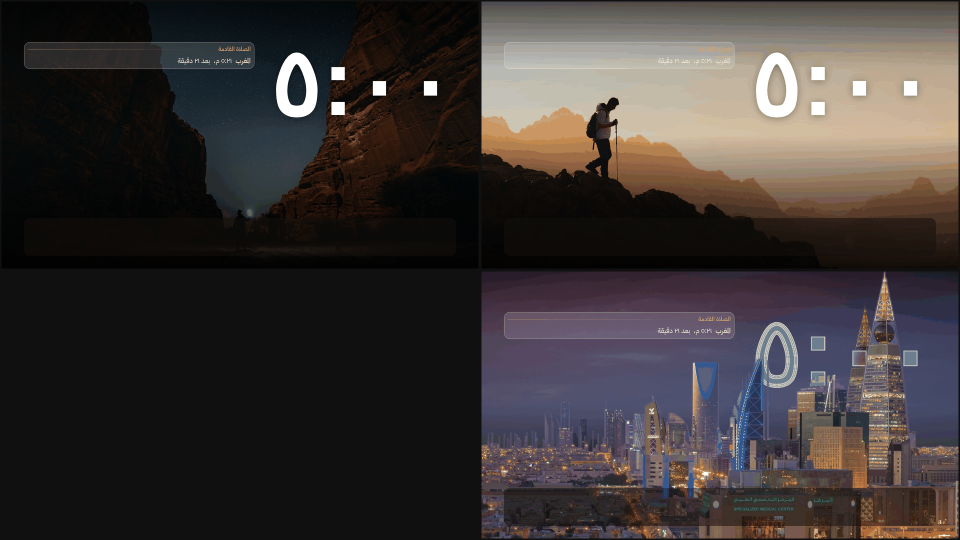
#> input picture docs/cards/01-nextprayer-before-more.png, 1920 x 1080 px, given as the content of the folder 01-nextprayer-before-more.png, which was not available (shown at 1/2 size)
$ python sheet.py 01-nextprayer-before-more.png 01-nextprayer-before.png
#> lines starting #> are read from the running program, lines starting #| are printed output that depends on the picture
"""The review's second picture per card: its other photos side by side (bright, dark, the glass-clock home...), each at half size.
   python3 docs/cards/sheet.py SHOTS_DIR OUT_DIR   (after shoot.mjs with SHEET=SHOTS_DIR)"""
import re, sys, pathlib
from PIL import Image, ImageDraw

src, out = pathlib.Path(sys.argv[1]), pathlib.Path(sys.argv[2])
groups = {}
for f in sorted(src.glob('*.png')):
    m = re.match(r'(\d\d-[a-z0-9-]+?-(?:before|after))-(.+)\.png$', f.name)
    if m: groups.setdefault(m.group(1), []).append(f)
for key, files in groups.items():
    n = len(files); cols = 2; rows = (n + 1) // 2
    sheet = Image.new('RGB', (1920, 540 * rows), (16, 16, 16))
#> sheet: PIL image 1920x540 RGB; every value is 16
    for i, f in enumerate(files):
        im = Image.open(f).convert('RGB').resize((960, 540), Image.LANCZOS)
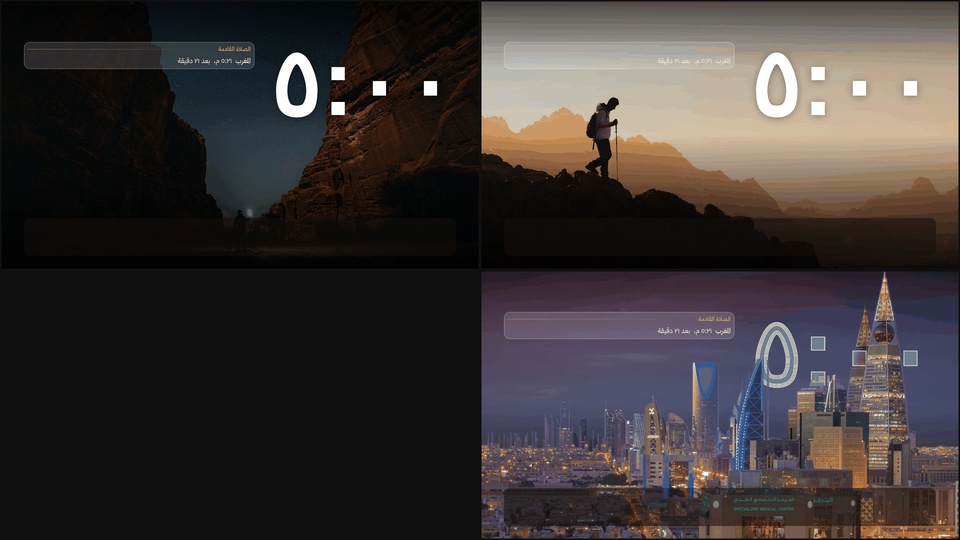
#> im: PIL image 960x540 RGB; mean R, G, B 60.3, 54.4, 53.3
        x, y = (1 - i % cols) * 960, (i // cols) * 540   # right to left, as Arabic reads
        sheet.paste(im, (x, y))
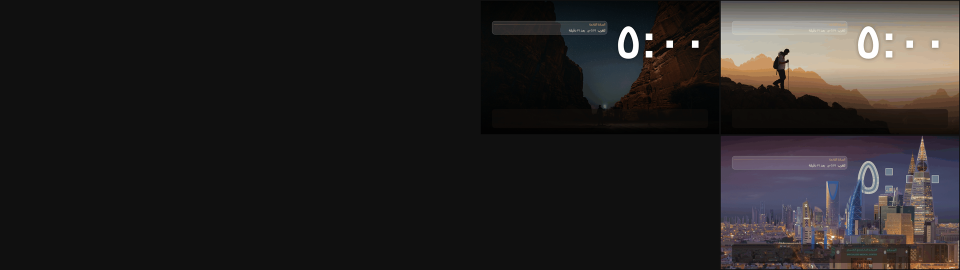
#> sheet: PIL image 1920x540 RGB (shown at 1/2 size); mean R, G, B 38.1, 35.2, 34.7
        ImageDraw.Draw(sheet).rectangle((x, y, x + 959, y + 539), outline=(16, 16, 16), width=3)
    sheet.save(out / f'{key}-more.png', optimize=True)
    print('wrote', key + '-more.png')

$ run again, on docs/cards/03-verse-before-more.png
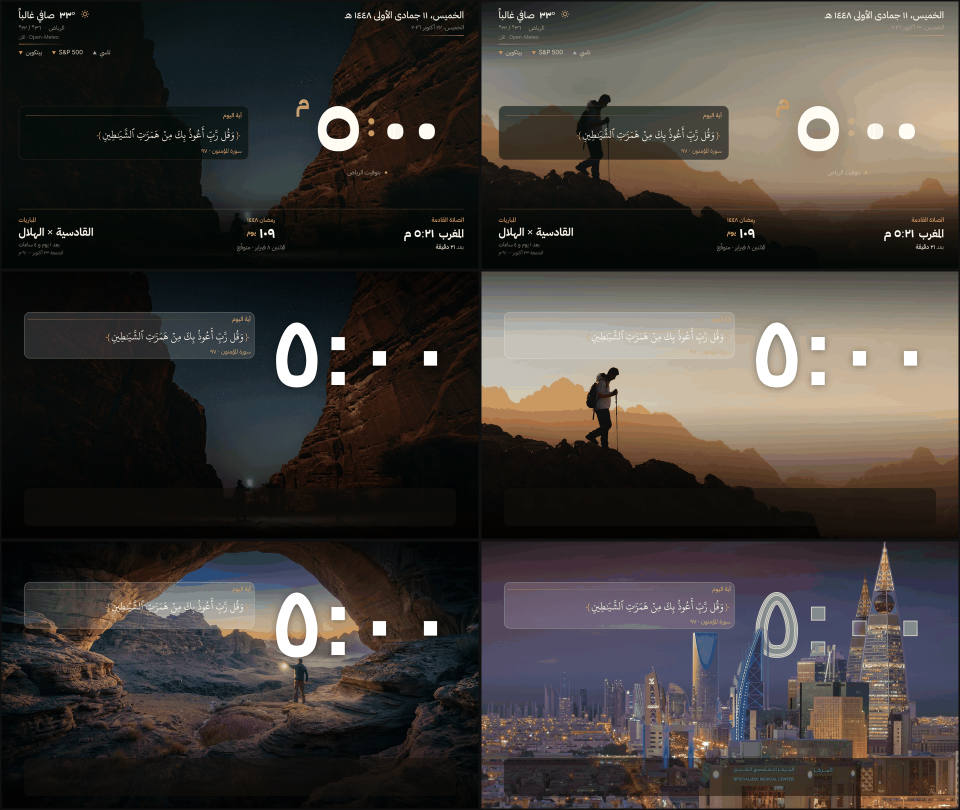
#> input picture docs/cards/03-verse-before-more.png, 1920 x 1620 px, given as the content of the folder 03-verse-before-more.png, which was not available (shown at 1/2 size)
#> `im = Image.open(f).convert('RGB').resize((960, 540), Image.LANCZOS)`:
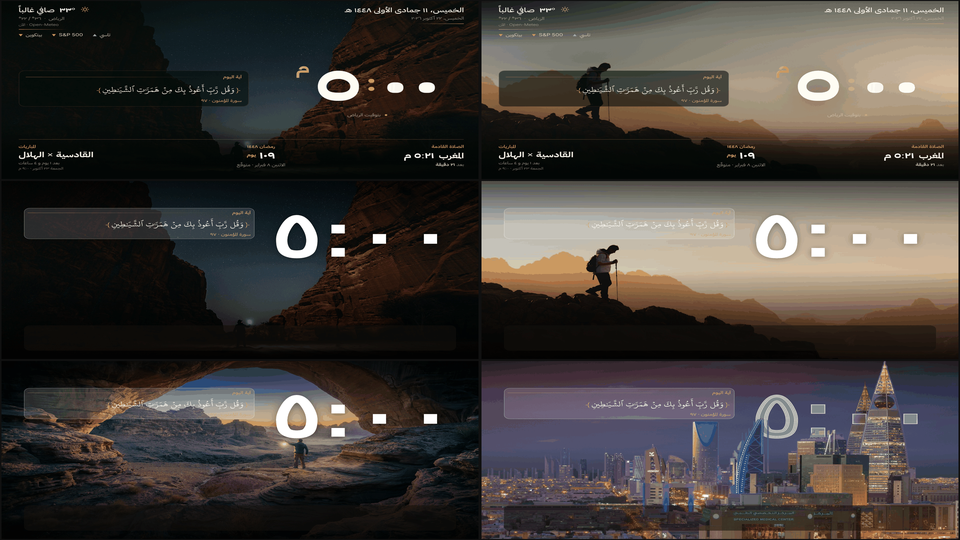
#> im: PIL image 960x540 RGB; mean R, G, B 66, 60.9, 57.1
#> `sheet.paste(im, (x, y))`:
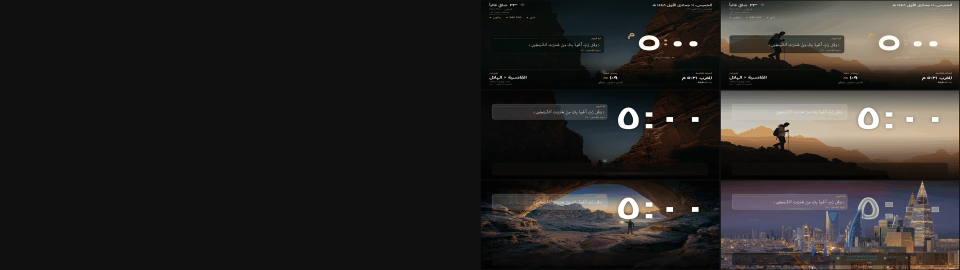
#> sheet: PIL image 1920x540 RGB (shown at 1/2 size); mean R, G, B 41, 38.5, 36.5
